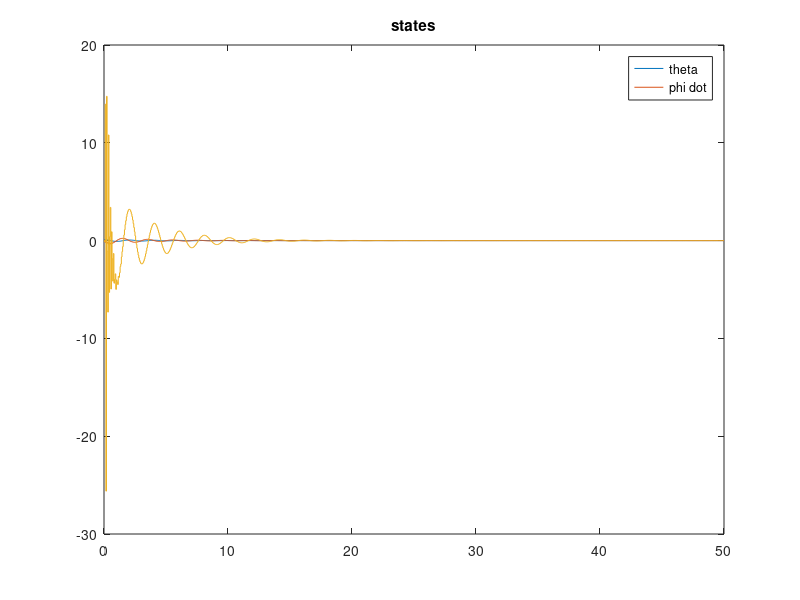
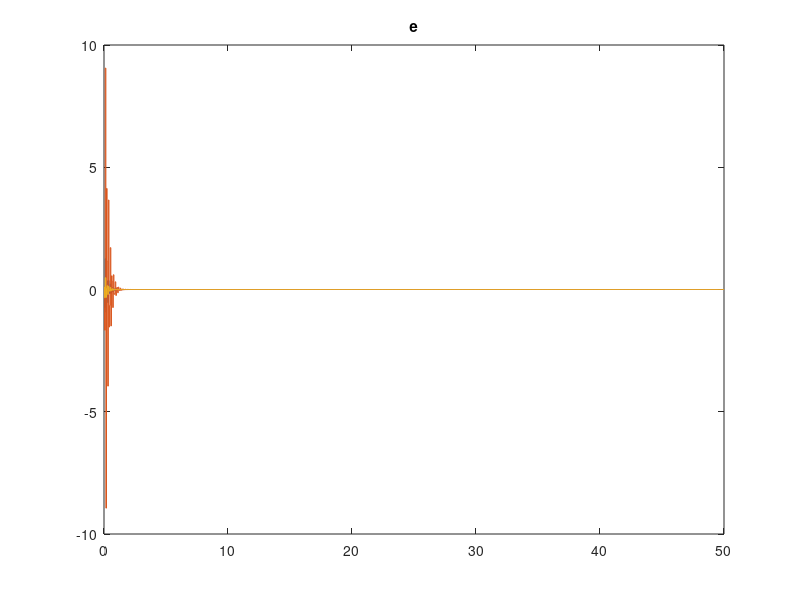

Here is the MATLAB script that generated these plots, in order:
clear all
close all
clc

load('reaction_pendulum.mat')
%% LQR
h=0.05;
Ts = 0.05;
G_disc = ss(Phi, Gamma, C, D, Ts);
G_cont = ss(A,B,C,D);

% poles_disc = pole(G_disc);

poles_cont = pole(G_cont);
%% downward equilibrium
% q1 = 1e2;
% q2 = 1e2; 
% q3 = 1e-4;
% 
% Q =[q1 0 0;
%     0 q2 0;
%     0 0 q3];
% R = 1e2;
%% upwards
q1 = 1e5;
q2 = 1e3; 
q3 = 1e-6;
Q =[q1 0 0;
    0 q2 0;
    0 0 q3];
R = 1e1;

%% upwards
q1 =4.5;
q2 = 3.50; 
q3 = 0.0071;
Q =[q1 0 0;
    0 q2 0;
    0 0 q3];
R = 25;
%% 

K_lqr = dlqr(Phi,Gamma, Q,R);
disp(K_lqr);
poles_cont_5 = 10*poles_cont;
poles_disc = pole(G_disc);

p1_obsv = exp(-poles_cont_5(1)*Ts);
p2_obsv = exp(poles_cont_5(2)*Ts);
p3_obsv = exp(poles_cont_5(3)*Ts);

p_obsv = [p1_obsv, p2_obsv, p3_obsv]';

% L = place(Phi', C', p_obsv)';

p_obsv_disc = eig(Phi - Gamma*K_lqr)*1;
sys_cl = ss(Phi-Gamma*K_lqr, Gamma, G_disc.C, G_disc.D, Ts);
sys_cl_cont= d2c(sys_cl, 'zoh');


poles_cl_cont= pole(sys_cl_cont);

poles_cl_cont_5 = 15*poles_cl_cont;


p1_obsv_dc = exp(poles_cl_cont_5(1)*Ts);
p2_obsv_dc = exp(poles_cl_cont_5(2)*Ts);
p3_obsv_dc = exp(poles_cl_cont_5(3)*Ts);

p_obsv_dc = [p1_obsv_dc;p2_obsv_dc;p3_obsv_dc];

L = place(Phi', C', p_obsv_dc)';
% 
Phi_obsv = [Phi - Gamma*K_lqr Gamma*K_lqr;
            zeros(3,3) Phi-L*C];

% Phi_obsv = Phi - Gamma*K_lqr;
Gamma_obsv = [Gamma;
    zeros(size(Gamma))];

C_obsv = eye(6);

sysObserver = ss(Phi_obsv, Gamma_obsv, C_obsv,[], Ts);
sys_cl = ss(Phi-Gamma*K_lqr, Gamma, G_disc.C, G_disc.D, Ts);
t = 0:Ts:50;
u = zeros(size(t));
y = lsim(sysObserver, u, t, [0.1 0.02 0.0 0.1 0.1 0.1]');
% y = lsim(sys_cl, u, t, [0.01 0 0]');
figure(1)
stairs(t, y(:,1))
hold on
stairs(t, y(:,2))
stairs(t, y(:,3))
title('states')
legend('theta', 'phi dot')
figure(2)
stairs(t, y(:,4))
hold on
stairs(t, y(:,5))
stairs(t, y(:,6))
title('e')
